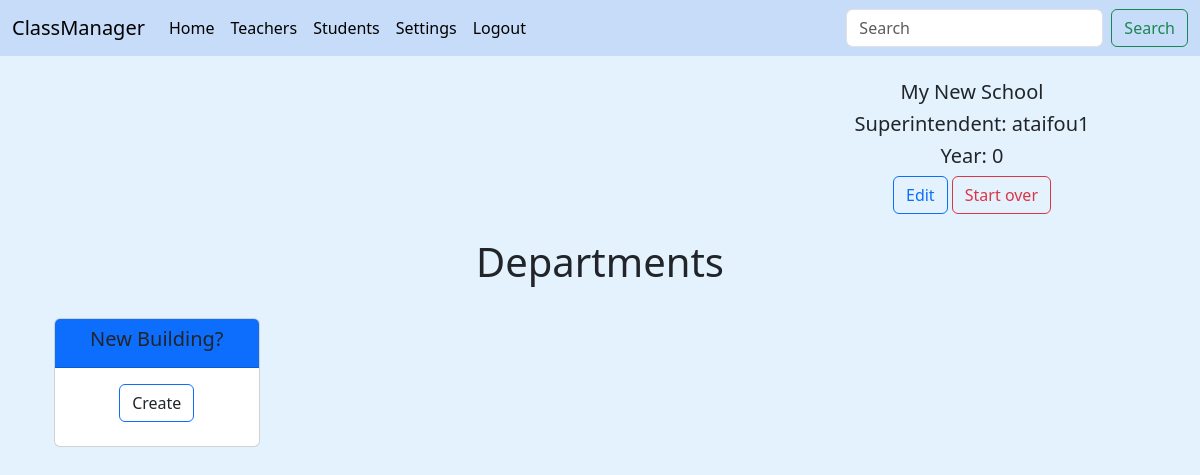
/ (signed in), run on the app's committed database.
### main/models.py (models this page shows, shortened)
class School(models.Model):
    user = models.OneToOneField(User, on_delete=models.CASCADE, blank=True, null=True)
    name = models.CharField(max_length=30, default="My New School")
    player_name = models.CharField(max_length=30, unique=True)
    year = models.IntegerField(default=1)

### main/views.py (the view, shortened to what this page needs)
# urls.py: 2. Add a URL to urlpatterns:  path('', views.home, name='home')
def home(request):
    user = get_object_or_404(User, id=request.user.id)
    user_school = get_object_or_404(School, user_id=user.id)
    subjects = Subject.objects.filter(user_id=user.id)
    classes = Class.objects.filter(user_id=user.id)
    teachers = Teacher.objects.filter(user_id=user.id)
    students = Student.objects.filter(user_id=user.id)
    schoolForm = SchoolForm(instance=user_school)
    subjectForm = SubjectForm()
    return render(request, "main/home.html", {
        'school': user_school,
        'subjects': subjects,
        'classes': classes,
        'teachers': teachers,
        'students': students,
        'schoolForm': schoolForm,
        'subjectForm': subjectForm,
    })

### main/forms.py
class SchoolForm(forms.ModelForm):
    class Meta:
        model = School
        fields = '__all__'
        exclude = ['user', 'year']

class SubjectForm(forms.ModelForm):
    class Meta:
        model = Subject
        fields = '__all__'
        exclude = ['user']

### main/templates/main/home.html (shortened to what this page needs)
{% extends "main/base.html" %}
{% block content %}
{% if request.user.is_authenticated %}
<br>
<div class="container text-center">
  <div class="row">
    <div class="col-md-4 ms-auto">
      <div id="school-container">
        {% if school %}
        <h5>{{school.name}}</h5>
        <h5>Superintendent: {{school.player_name}}</h5>
        <h5>Year: {{school.year}}</h5>
        <div id="start_create_school">
          <button class="toggler btn btn-outline-primary" id="school">Edit</button>
          <a href="{% url 'main:delete' school.id 'school' %}">
            <button type="button" class="btn btn-outline-danger">Start over</button>
          </a>
        </div>
        {% endif %}
      </div>
    </div>
  </div>
</div>
<br>
<center>
  <h1>Departments</h1>
</center>
<br>
<center>
  <div id="subject-container" class="container overflow-hidden text-center">
    <div class="row row-cols-2 row-cols-lg-5 g-2 g-lg-3">
      <div id="start_create_subject" class="col-2">
        <div class="card mb-3" style="max-width: 18rem">
          <div class="card-header bg-primary">
            <h5 class="text-dark bg-primary fw-medium">New Building?</h5>
          </div>
          <div class="card-body">
            <button class="toggler card-title btn btn-outline-primary" id="subject">Create</button>
          </div>
        </div>
      </div>
    </div>
  </div>
</center>
{% endif %}
{% endblock %}

### data on the page
School: name "My New School", player_name "ataifou1", year "0"
